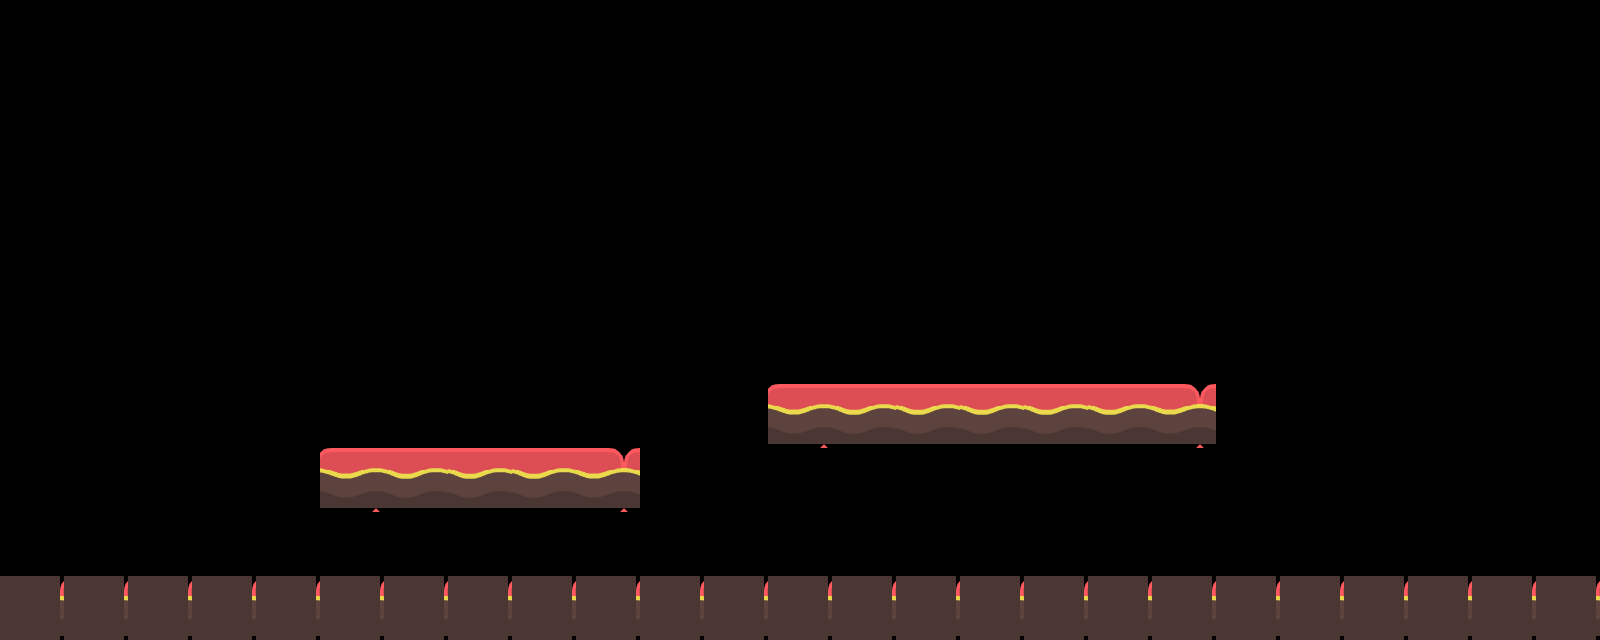

Below is a game level as drawn by its tile map, then a one-line description and the .tmx file that defines it, in full:
An orthogonal 25x10 tile map with 64x64 px tiles, 1 tile layer (Tile Layer 1) and 4 objects (3x forest-platform, forest-player).

<map version="1.2" tiledversion="1.2.3" orientation="orthogonal" renderorder="right-down" width="25" height="10" tilewidth="64" tileheight="64" infinite="0" nextlayerid="4" nextobjectid="9">
 <tileset firstgid="1" name="tilesheet_complete" tilewidth="64" tileheight="64" tilecount="264" columns="22">
  <image source="tilesheet_complete.png" width="1408" height="768" />
 </tileset>
 <layer id="3" name="Tile Layer 1" width="25" height="10">
  <data encoding="csv">
0,0,0,0,0,0,0,0,0,0,0,0,0,0,0,0,0,0,0,0,0,0,0,0,0,
0,0,0,0,0,0,0,0,0,0,0,0,0,0,0,0,0,0,0,0,0,0,0,0,0,
0,0,0,0,0,0,0,0,0,0,0,0,0,0,0,0,0,0,0,0,0,0,0,0,0,
0,0,0,0,0,0,0,0,0,0,0,0,0,0,0,0,0,0,0,0,0,0,0,0,0,
0,0,0,0,0,0,0,0,0,0,0,0,0,0,0,0,0,0,0,0,0,0,0,0,0,
0,0,0,0,0,0,0,0,0,0,0,0,0,0,0,0,0,0,0,0,0,0,0,0,0,
0,0,0,0,0,0,0,0,0,0,0,0,2,3,3,3,3,3,4,0,0,0,0,0,0,
0,0,0,0,0,2,3,3,3,4,0,0,0,0,0,0,0,0,0,0,0,0,0,0,0,
0,0,0,0,0,0,0,0,0,0,0,0,0,0,0,0,0,0,0,0,0,0,0,0,0,
1,1,1,1,1,1,1,1,1,1,1,1,1,1,1,1,1,1,1,1,1,1,1,1,1
</data>
 </layer>
 <objectgroup id="2" name="Object Layer 1">
  <object id="1" type="forest-platform" x="0" y="576" width="1600" height="64" />
  <object id="2" type="forest-platform" x="320" y="448" width="320" height="64" />
  <object id="3" type="forest-platform" x="768" y="384" width="448" height="64" />
  <object id="5" type="forest-player" x="64" y="384" width="128" height="128" />
 </objectgroup>
</map>